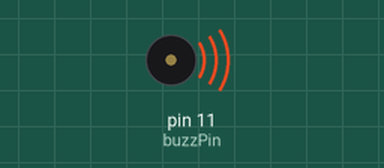
Recording of a sketch running on a simulated Arduino Uno, built with avr-gcc and run on an emulated ATmega328P. Parts: buzzer (waves = sounding).

Above: at 0.1 s.
Timing chart, 0 to 40.0 s (numbered marks = the images above):
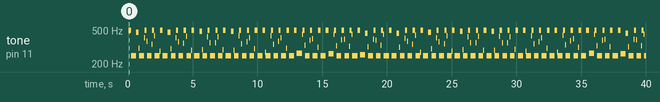

The sketch:

23-Changing-Tone-Active-Buzzer.ino
```cpp
/**
 * Lesson 23 - Changing tone of an active buzzer


 */

int buzzPin = 11;

int dt1 = 1;
int dt2 = 2;

void setup() {
  pinMode(buzzPin, OUTPUT);
}

void loop() {
  for(int i = 0; i <= 100; i++){
    digitalWrite(buzzPin,HIGH);
    delay(dt1);
    digitalWrite(buzzPin,LOW);
    delay(dt1);
  }
  for(int i = 0; i <= 100; i++){
    digitalWrite(buzzPin,HIGH);
    delay(dt2);
    digitalWrite(buzzPin,LOW);
    delay(dt2);
  }
}
```

Measured:
- by itself, tone on pin 11 (buzzPin): plays 495 Hz for 0.20 s, 249 Hz for 0.40 s, 470 Hz for 0.20 s, 306 Hz for 0.04 s, 249 Hz for 0.36 s, 405 Hz for 0.04 s … (224 notes in this stretch)
